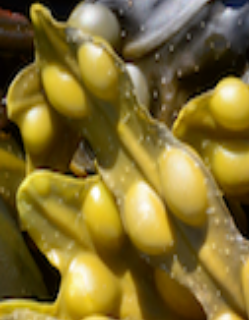
#> input picture Etalons/Fucus/etalon_fucus_5.png, 249 x 320 px
$ jupyter execute --allow-errors orb_playground2.ipynb
#> lines starting #> are read from the running program, lines starting #| are printed output that depends on the picture; after the words box and inside, x2 and y2 are one past the last pixel; in counts of white or black regions, pixels touching at a corner belong together
[cell 1]
import numpy as np
import cv2
from matplotlib import pyplot as plt
import os

print(os.getcwd())

[cell 2]
os.chdir("/Users/javiergalindos/OneDrive/OneDrive - Universidad Politécnica de Madrid/Documentos/MSc DM/2ºDM/Computer Vision/Code/its8030-2021-hw2")

[cell 3]
### checking etalon features

img = cv2.imread('Etalons/Fucus/etalon_fucus_5.png',0)
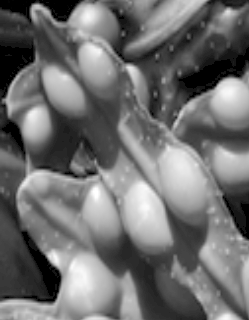
#> img: shape (320, 249); min 0, max 255, mean 111.3
print(img.shape)
#| (320, 249)


# Initiate ORB detector
orb = cv2.ORB_create()
# find the keypoints with ORB
kp = orb.detect(img,None)
#> kp = 453 keypoints; strongest (x, y, size): (128, 67, 53.6), (126, 66, 64.3), (95, 173, 37.2), (128, 66, 44.6)
# compute the descriptors with ORB
kp, des = orb.compute(img, kp)
# draw only keypoints location,not size and orientation
img2 = cv2.drawKeypoints(img, kp, None, color=(0,255,0), flags=0)
plt.imshow(img2), plt.show()

[cell 4]
import numpy as np
import cv2
from matplotlib import pyplot as plt
import os

# Read the query image as query_img
# and train image This query image
# is what you need to find in train image
# Save it in the same directory
# with the name image.jpg


# PICK AN IMAGE

#query_img_bw = cv2.imread('Etalons/Fucus/etalon_fucus_5.png',0)
#train_img_bw = cv2.imread('Processed images/Fucus/Fucus_24.jpg',0)
train_img_bw = cv2.imread('Processed images/Zostera marina/zostera_marina_26.jpg',0)
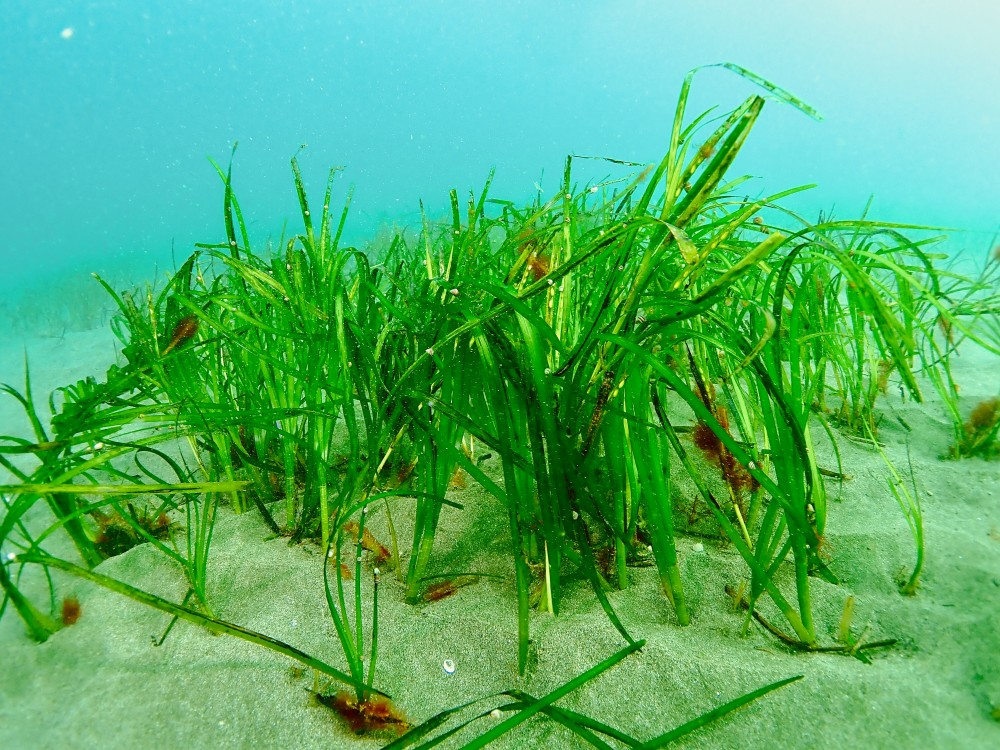
#> input picture Raw images/Zostera_marina/zostera_marina_26.jpg, 1000 x 750 px, found by its file name
#> train_img_bw: shape (750, 1000); min 3, max 255, mean 141.8
#train_img_bw = cv2.imread('Processed images/Furcellaria lumbricalis/furcellaria_lumbricalis_2.jpg')
#train_img_bw = cv2.imread('Processed images/Fucus/Fucus_7.jpg',0)

plt.imshow(train_img_bw),plt.show()
#print(train_img_bw.shape)

# Convert it to grayscale
# query_img_bw = cv2.cvtColor(query_img,cv2.COLOR_BGR2GRAY)
# train_img_bw = cv2.cvtColor(train_img, cv2.COLOR_BGR2GRAY)

# Initialize the ORB detector algorithm
orb = cv2.ORB_create()

######
# splitting the grid like a hacker
#
######
grid_per_side = 4
step = int(train_img_bw.shape[0]/grid_per_side) # 4x4 matrix
#> step = 187
#> `img_patch = train_img_bw[begin_x:end_x, begin_y:end_y]`:
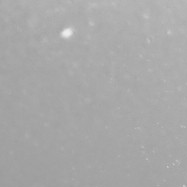
#> img_patch: shape (187, 187); min 156, max 237, mean 168.2
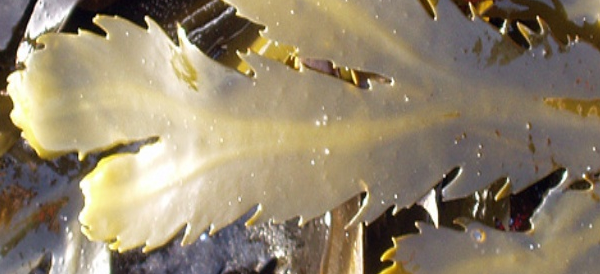
#> input picture Etalons/Fucus/etalon_fucus_1.png, 600 x 274 px
#> `query_img_bw = cv2.imread(etalon_fullpath,0)`:
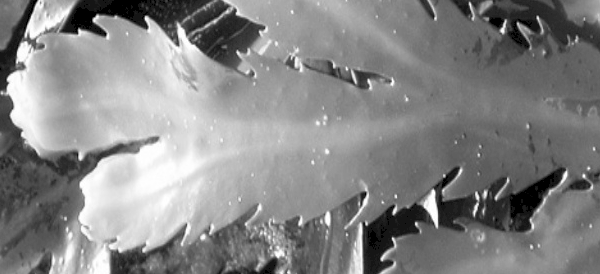
#> query_img_bw: shape (274, 600); min 0, max 255, mean 134.2
#> `queryKeypoints, queryDescriptors = orb.detectAndCompute(query_img_bw,N..`: queryKeypoints = 455 keypoints; strongest (x, y, size): (77, 33, 31), (393, 213, 31), (105, 33, 31), (415, 223, 31)
#> `trainKeypoints, trainDescriptors = orb.detectAndCompute(img_patch,None)`: trainKeypoints = 1 keypoints; (x, y, size): (63, 34, 31)
#> `matches = matcher.knnMatch(queryDescriptors,trainDescriptors, k=2)`: matches = 455 matches

lowe_ratio = 0.6
good_match_thresh = 0
grid_class = np.empty(shape = (grid_per_side, grid_per_side), dtype='object')

classes = ['Fuc', 'Fur', 'Zos']


#> (the rest of this cell did not finish here and is left out)

[cell 5]
print(grid_class)

len_per_class = 3
grid_vect = np.zeros(16, dtype='object')
nr = 0
numerical_grid = np.zeros((grid_per_side, grid_per_side), dtype='float')
for i in range(grid_per_side):
    for j in range(grid_per_side):
        #numerical_grid[i][j] = round(len_per_class/len(grid_class[i][j]),2)
        numerical_grid[i][j] = nr
        grid_vect[nr] = grid_class[i][j]

        nr +=1
print(numerical_grid)

[cell 6]
import re

grid_vect

classes = ['Fuc', 'Fur', 'Zos', 'None']

box10 = [0,1,4,5]
box11 = [1,2,5,6]
box12 = [2,3,6,7]

box20 = [4,5,8,9]
box21 = [5,6,9,10]
box22 = [6,7,10,11]

box30 = [8,9,12,13]
box31 = [9,10,13,14]
box32 = [10,11,14,15]

all_windows = [box10, box11, box12, box20, box21, box22, box30, box31,box32]
windows_names = ['box10', 'box11', 'box12', 'box20', 'box21', 'box22', 'box30', 'box31','box32']
i = 0
best_class = np.zeros(9, dtype='object')
best_class_num = np.zeros(9, dtype='int')
#> (the rest of this cell did not finish here and is left out)

[cell 7]
best_class = best_class.reshape((3,3))
best_class_num = best_class_num.reshape((3,3))
print(best_class)
print(best_class_num)

## Filling up neighbouring patches

[cell 8]
import numpy as np
import matplotlib.pyplot as plt
from skimage import data, filters, color, morphology
from skimage.segmentation import flood, flood_fill

all_indeces = [(0,0), (0,1), (0,2), (1, 0), (1, 1), (1, 2), (2, 0), (2,1), (2, 2)]
coordinates = np.zeros((3,3), dtype = 'int')

for index in all_indeces:
    #get the value of the index
    x = index[0]
    y = index[1]
    if best_class_num[x][y] >= 0:
        #map to specific class, -1 is fucus, -2 is furcellaria, -3 is Zos and otherwise its None
        value = (-1 if best_class_num[x][y] == 0 else -2 if best_class_num[x][y] == 1 else -3 if best_class_num[x][y] == 2 else -4)
        #filled_checkers = flood_fill(best_class_num, index, value)
        findconn = flood(best_class_num, index)


        if(np.sum(findconn)) > 1:
            where_is_it = np.where(findconn == True)
            for i in range(len(where_is_it[0])):
                o = where_is_it[0][i]
                u = where_is_it[1][i]
                coordinates[o][u] = value


print(coordinates)

## Draw the bounding boxes

[cell 9]
# [60 lines of commented-out code are left out]

[cell 10]
image = cv2.cvtColor(train_img_bw, cv2.COLOR_GRAY2BGR)

step = 256*(4/3)

for j in range(grid_per_side-1):
    for i in range(grid_per_side-1):
        value = coordinates[j][i]

        if value in [-3, -2, -1]:
            color_list = [[0,0,255], [0,255,0], [255,0,0]]
            class_name = ['Fucus', 'Furcellaria', 'Zostera']
            class_single = class_name[(-value-1)]
            color = color_list[(-value-1)]
            thickness = 2
            # [5 lines of commented-out code are left out]
            image = cv2.rectangle(image, (int(i*step), int(j*step)), (int(i*step + step), int(j*step+step)), color, thickness)
            image = cv2.putText(image, class_single, ((int(i*step)+5), int(j*step)+30), cv2.FONT_HERSHEY_SIMPLEX, 0.9, color, 2)
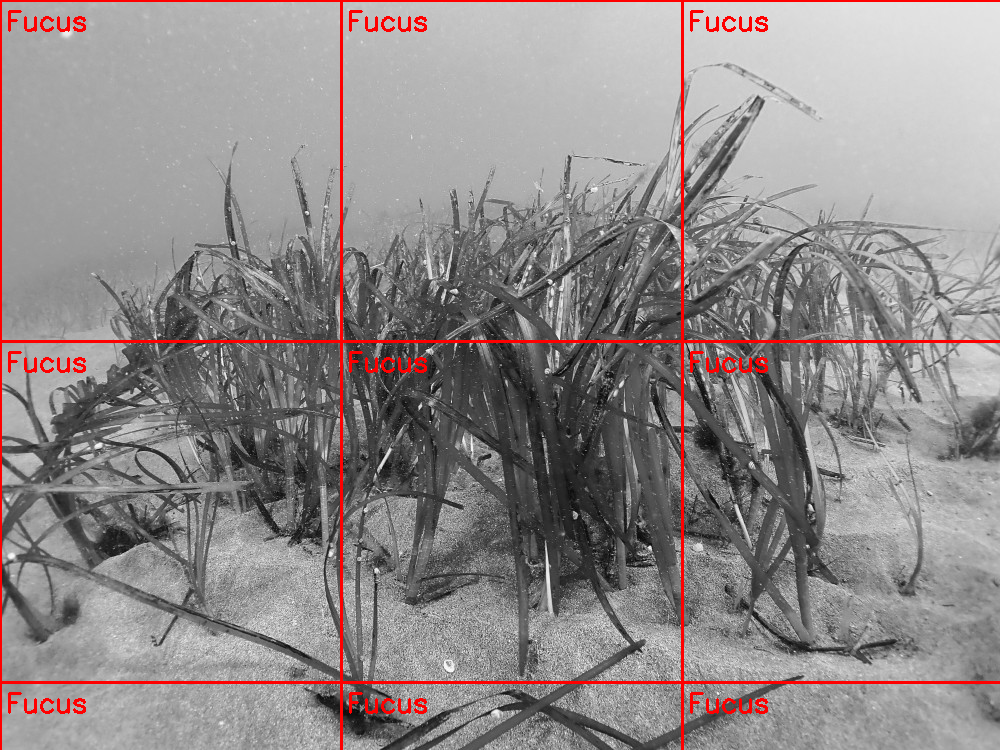
#> image: shape (750, 1000, 3); mean B, G, R 138.1, 138.1, 144.6

cv2.imshow('Rectangle',image)
cv2.waitKey(0)

[cell 11]
### Getting a score


# This time, we will use BFMatcher.knnMatch() to get k best matches.
# In this example, we will take k=2 so that we can apply ratio test
# explained by D.Lowe in his paper.

import numpy as np
import cv2
import matplotlib.pyplot as plt
import os

#os.chdir("g:\\My Drive\\1. EIT Digital master\\Estland\\Semester 1\\Computer vision\\its8030-2021-hw2\\")

def FDBaseline(classtype_etalon = 'Fucus', classtype_train = 'Fucus', lowe_ratio = 0.7, method = 'ORB'):
#> called with classtype_etalon = 'Fucus', classtype_train = 'Fucus', lowe_ratio = 0.7, method = 'BRIEF'
    thresh_good = 2

    etalon_dir_path = './etalons/'
    process_img_path = './Processed images/'

    etalon_dir_path = os.path.join(etalon_dir_path, classtype_etalon)
    process_img_path = os.path.join(process_img_path, classtype_train)

    results = np.zeros(shape=(len(os.listdir(process_img_path)), len(os.listdir(etalon_dir_path))))

    row = 0
    for img_path in os.listdir(process_img_path):

        folder_path_img= os.path.join(process_img_path, img_path)
        img = cv2.imread(folder_path_img,0)

        col = 0
        for etalon_path in os.listdir(etalon_dir_path):

            etalon_path_img= os.path.join(etalon_dir_path, etalon_path)
            etalon = cv2.imread(etalon_path_img,0)

            good = []

            if method == 'ORB':
                finder = cv2.ORB_create()
                # find the keypoints and descriptors with ORB
                kp1, des1 = finder.detectAndCompute(etalon,None)
                kp2, des2 = finder.detectAndCompute(img,None)

                # BFMatcher with hamming >> L2
                bf = cv2.BFMatcher(cv2.NORM_HAMMING)
                matches = bf.knnMatch(des1,des2, k=2)
                # Apply ratio test
                good = [[m] for m, n in matches if m.distance < lowe_ratio*n.distance]
                if len(good) > thresh_good:
                    # [4 lines of commented-out code are left out]
                    results[row][col] = len(good)

            if method == 'SIFT':
                # Initiate SIFT detector
                sift = cv2.SIFT_create()
                # find the keypoints and descriptors with SIFT
                kp1, des1 = sift.detectAndCompute(etalon,None)
                kp2, des2 = sift.detectAndCompute(img,None)

                length = 0

                # FLANN parameters
                FLANN_INDEX_KDTREE = 1
                index_params = dict(algorithm = FLANN_INDEX_KDTREE, trees = 5)
                search_params = dict(checks=50)   # or pass empty dictionary
                flann = cv2.FlannBasedMatcher(index_params,search_params)
                matches = flann.knnMatch(des1,des2,k=2)
                # Need to draw only good matches, so create a mask

                good = []
                # ratio test as per Lowe's paper
                for m,n in (matches):
                    if m.distance <lowe_ratio*n.distance:
                        good.append(m)

                if len(good) > thresh_good:
                    src_pts = np.float32([ kp1[m.queryIdx].pt for m in good ]).reshape(-1,1,2)
                    dst_pts = np.float32([ kp2[m.trainIdx].pt for m in good ]).reshape(-1,1,2)

                    M, mask = cv2.findHomography(src_pts, dst_pts, cv2.RANSAC,5.0)
                    matchesMask = mask.ravel().tolist()

                    h,w = etalon.shape
                    pts = np.float32([ [0,0],[0,h-1],[w-1,h-1],[w-1,0] ]).reshape(-1,1,2)
                    dst = cv2.perspectiveTransform(pts,M)

                    img = cv2.polylines(img,[np.int32(dst)],True,255,3, cv2.LINE_AA)
                    draw_params = dict(matchColor = (0,255,0),
                                        singlePointColor = (255,0,0),
                                        matchesMask = matchesMask,
                                        flags = cv2.DrawMatchesFlags_DEFAULT)
                    fname = 'output_%s_%s_.png' % (img_path, etalon_path)
                    img3 = cv2.drawMatches(etalon,kp1,img,kp2,good,None,**draw_params)
                    cv2.imwrite(fname, img3)
                    # font = cv2.FONT_HERSHEY_SIMPLEX
                    results[row][col] = length

            # ADD THIS CODE
            if method == 'BRIEF':
                # BRIEF is only a descriptor not finder
                # Initiate FAST detector
                finder = cv2.xfeatures2d.StarDetector_create()
                # Initiate BRIEF extractor
                brief = cv2.xfeatures2d.BriefDescriptorExtractor_create()
                # find the keypoints and descriptors with FAST
                kp1 = finder.detect(etalon,None)
#> kp1 = 47 keypoints; strongest (x, y, size): (430, 204, 12), (484, 194, 4), (80, 157, 4), (433, 192, 4)
                kp2 = finder.detect(img,None)
#> kp2 has the same summary as kp1
                kp1, des1 = finder.compute(etalon, kp1)
                kp2, des2 = finder.compute(img, kp2)

                # BFMatcher with hamming >> L2
                bf = cv2.BFMatcher(cv2.NORM_HAMMING)
                matches = bf.knnMatch(des1,des2, k=2)
                # Apply ratio test
                good = [[m] for m, n in matches if m.distance < lowe_ratio*n.distance]
                if len(good) > thresh_good:
                    # [4 lines of commented-out code are left out]
                    results[row][col] = len(good)


            # [8 lines of commented-out code are left out]


            col += 1
            #plt.imshow(img3),plt.show()
        row += 1
    return results

#> (a cell that did not finish here is left out)

#> (a cell that did not finish here is left out)

[cell 14]
#how many good classifications do we consider to be good?
our_threshold = 2

#> (the rest of this cell did not finish here and is left out)

[cell 15]
def FDpredict(img_select = './Processed images/Fucus/Fucus_0.jpg', lowe_ratio = 0.7, method = 'ORB' ):
#> called with img_select = './Processed images/Fucus/Fucus_13.jpg', lowe_ratio = 0.7, method = 'ORB'
    etalon_dir_path = './Etalons/'
    im_results = np.zeros(shape=(1,10)) #10 because we dont know the exact amount of etalons
    final_results = np.zeros(shape=(1,3))

    img = cv2.imread(img_select,0)
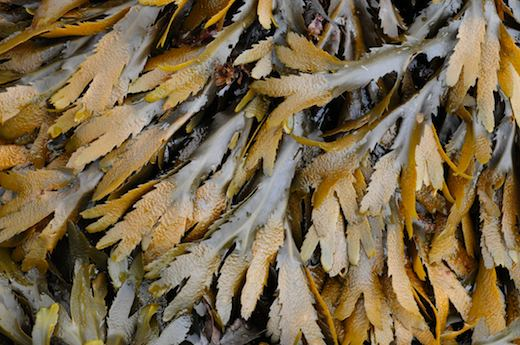
#> input picture Raw images/Fucus/fucus_13.jpg, 520 x 345 px, found by its file name
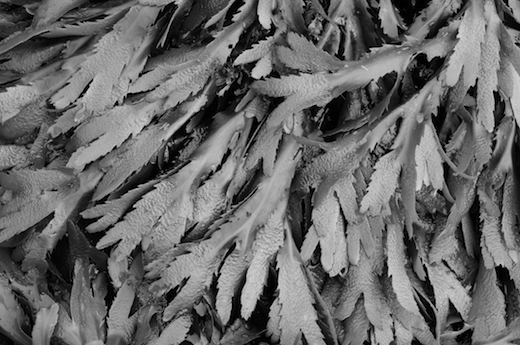
#> img: shape (345, 520); min 0, max 222, mean 105.1

    col_final = 0
    for etalon_folder in os.listdir(etalon_dir_path):
        col_im = 0

        class_etalon = os.path.join(etalon_dir_path, etalon_folder)

        for etalon_path in os.listdir(class_etalon):

            etalon_path_img= os.path.join(class_etalon, etalon_path)
            etalon = cv2.imread(etalon_path_img,0)


            if method == 'ORB':
                finder = cv2.ORB_create()

            # find the keypoints and descriptors with SIFT
            kp1, des1 = finder.detectAndCompute(etalon,None)
#> kp1 has the same summary as queryKeypoints outside FDpredict
            kp2, des2 = finder.detectAndCompute(img,None)
#> kp2 = 500 keypoints; strongest (x, y, size): (341, 271, 31), (338, 274, 31), (117, 104, 31), (343, 269, 31)

            # BFMatcher with default params
            bf = cv2.BFMatcher()
            matches = bf.knnMatch(des1,des2, k=2)
#> matches = 455 matches

            # Apply ratio test
            good = []

            good = [[m] for m, n in matches if m.distance < lowe_ratio*n.distance]
#> good = 1 matches

            # [6 lines of commented-out code are left out]

            im_results[0][col_im] = len(good)
            # [6 lines of commented-out code are left out]
            col_im += 1
            #plt.imshow(img3),plt.show()
        final_results[0][col_final] = np.sum(im_results)/len(os.listdir(etalon_dir_path)) #get average so that it is not biased with number of etalons
        col_final += 1
    return final_results

[cell 16]
os.chdir("g:\\My Drive\\1. EIT Digital master\\Estland\\Semester 1\\Computer vision\\its8030-2021-hw2\\")


img = './Processed images/Fucus/Fucus_13.jpg'
results = FDpredict(img_select = img, lowe_ratio = 0.7, method = 'ORB' )
print(results)

if(np.argmax(results) == 0):
    print('Predicted %s as: Fucus' %img )


elif(np.argmax(results) == 1):
    print('Predicted %s as: Furcellaria lumbricalis' %img )

else:
    print('Predicted %s as: Zostera marina' %img )

#> (a cell that did not finish here is left out)

#> call 2 of FDBaseline, with classtype_etalon = 'Fucus', classtype_train = 'Fucus', lowe_ratio = 0.7, method = 'SIFT'
#> in FDBaseline (call 2), `kp1, des1 = sift.detectAndCompute(etalon,None)`: kp1 = 831 keypoints; strongest (x, y, size): (147, 19, 3.8), (430, 205, 10.2), (394, 211, 3.4), (416, 224, 2.3)
#> in FDBaseline (call 2), `kp2, des2 = sift.detectAndCompute(img,None)`: kp2 has the same summary as kp1
#> in FDBaseline (call 2), `matches = flann.knnMatch(des1,des2,k=2)`: matches = 831 matches
#> in FDBaseline (call 2), `src_pts = np.float32([ kp1[m.queryIdx].pt for m in good ]).reshape(-1,..`: src_pts = 831 rows, first 8: [5.51, 248.2], [6.21, 160], [6.91, 83.17], [7.78, 187.4], [7.78, 187.4], [8.61, 71.89], [8.63, 87.34], [9.85, 160.7]
#> in FDBaseline (call 2), `dst_pts = np.float32([ kp2[m.trainIdx].pt for m in good ]).reshape(-1,..`: dst_pts has the same summary as src_pts
#> in FDBaseline (call 2), `M, mask = cv2.findHomography(src_pts, dst_pts, cv2.RANSAC,5.0)`: M = [[1, 6.49e-16, -3.42e-13], [7.72e-16, 1, -1.19e-13], [5.39e-18, 2.36e-18, 1]]; mask = 831 values from 1 to 1
#> in FDBaseline (call 2), `dst = cv2.perspectiveTransform(pts,M)`: dst = [[-3.42e-13, -1.19e-13], [-1.65e-13, 273], [599, 273], [599, 3.44e-13]]
#> in FDBaseline (call 2), `img = cv2.polylines(img,[np.int32(dst)],True,255,3, cv2.LINE_AA)`:
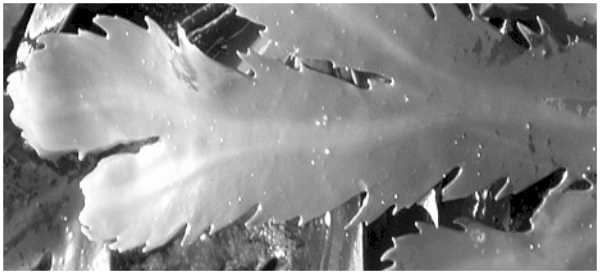
#> img: shape (274, 600); 4.2% of pixels changed, all inside (x1, y1, x2, y2) = (0, 0, 600, 274)
#> in FDBaseline (call 2), `draw_params = dict(matchColor = (0,255,0), singlePointColor = (255,0,0..`: draw_params = 4 items
#> in FDBaseline (call 2), `img3 = cv2.drawMatches(etalon,kp1,img,kp2,good,None,**draw_params)`:
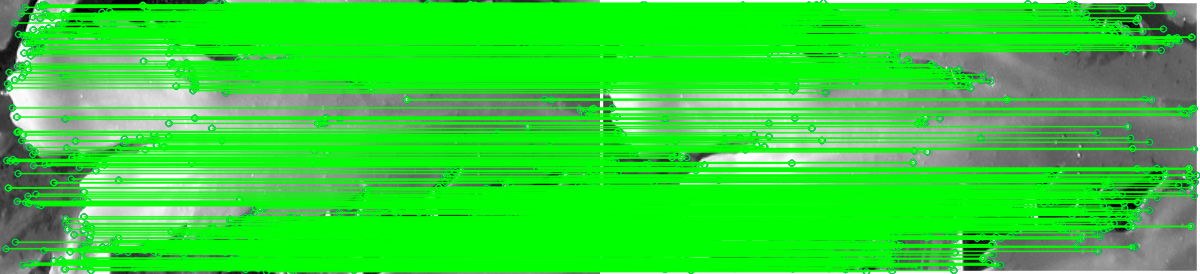
#> img3: shape (274, 1200, 3); mean of channels 0, 1, 2 52.3, 213.9, 50.9; drawn as B, G, R
#> in FDBaseline (call 2), `row += 1`: row = 1
#> pass 2 of the loop in FDBaseline, `for img_path in os.listdir(process_img_path):`:
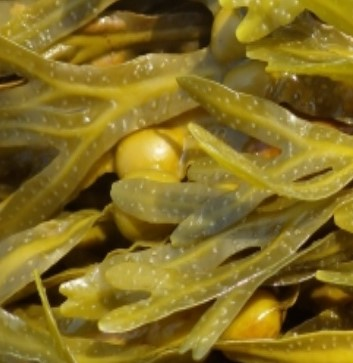
#> input picture Etalons/Fucus/etalon_fucus_10.png, 353 x 363 px, found by its file name
#> in FDBaseline (call 2), `img = cv2.polylines(img,[np.int32(dst)],True,255,3, cv2.LINE_AA)`:
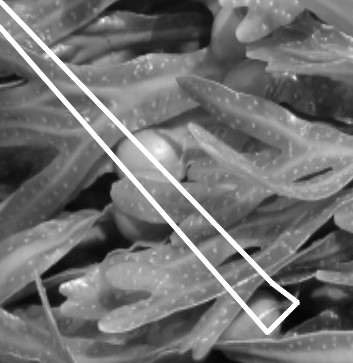
#> img: shape (363, 353); min 4, max 255, mean 112.5
#> in FDBaseline (call 2), `img3 = cv2.drawMatches(etalon,kp1,img,kp2,good,None,**draw_params)`:
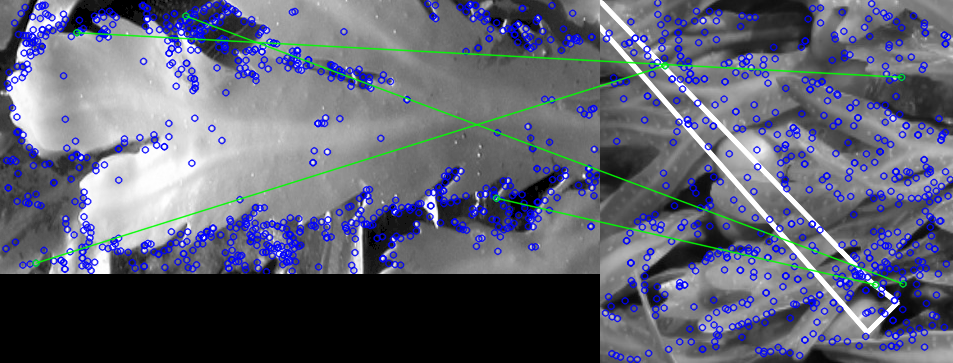
#> img3: shape (363, 953, 3); mean of channels 0, 1, 2 114.4, 97.6, 94.9; drawn as B, G, R
print(np.amax(results,1))
print(np.mean(np.amax(results,1)))

#> (a cell that did not finish here is left out)

print(np.amax(results,1))
print(np.mean(np.amax(results,1)))

#> (a cell that did not finish here is left out)
